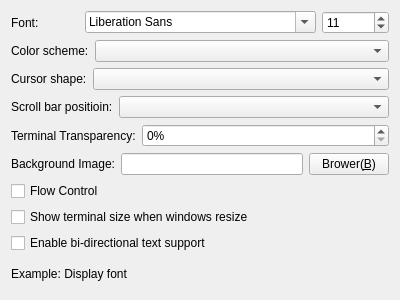
<?xml version="1.0" encoding="UTF-8"?>
<ui version="4.0">
 <class>CFrmParameterTerminalAppearanceSettings</class>
 <widget class="QWidget" name="CFrmParameterTerminalAppearanceSettings">
  <property name="geometry">
   <rect>
    <x>0</x>
    <y>0</y>
    <width>400</width>
    <height>300</height>
   </rect>
  </property>
  <property name="windowTitle">
   <string>Appearance</string>
  </property>
  <layout class="QGridLayout" name="gridLayout">
   <item row="1" column="0">
    <layout class="QHBoxLayout" name="horizontalLayout_5">
     <item>
      <widget class="QLabel" name="label_4">
       <property name="text">
        <string>Color scheme:</string>
       </property>
       <property name="wordWrap">
        <bool>false</bool>
       </property>
      </widget>
     </item>
     <item>
      <widget class="QComboBox" name="cbColorScheme">
       <property name="sizePolicy">
        <sizepolicy hsizetype="Expanding" vsizetype="Fixed">
         <horstretch>0</horstretch>
         <verstretch>0</verstretch>
        </sizepolicy>
       </property>
      </widget>
     </item>
    </layout>
   </item>
   <item row="6" column="0">
    <widget class="QCheckBox" name="cbFlowControl">
     <property name="text">
      <string>Flow Control</string>
     </property>
    </widget>
   </item>
   <item row="4" column="0">
    <layout class="QHBoxLayout" name="horizontalLayout_2">
     <item>
      <widget class="QLabel" name="label_2">
       <property name="text">
        <string>Terminal Transparency:</string>
       </property>
       <property name="wordWrap">
        <bool>false</bool>
       </property>
      </widget>
     </item>
     <item>
      <widget class="QSpinBox" name="spTerminalTransparecy">
       <property name="sizePolicy">
        <sizepolicy hsizetype="Expanding" vsizetype="Fixed">
         <horstretch>0</horstretch>
         <verstretch>0</verstretch>
        </sizepolicy>
       </property>
       <property name="suffix">
        <string>%</string>
       </property>
       <property name="maximum">
        <number>100</number>
       </property>
      </widget>
     </item>
    </layout>
   </item>
   <item row="5" column="0">
    <layout class="QHBoxLayout" name="horizontalLayout_3">
     <item>
      <widget class="QLabel" name="label_3">
       <property name="text">
        <string>Background Image:</string>
       </property>
       <property name="wordWrap">
        <bool>false</bool>
       </property>
      </widget>
     </item>
     <item>
      <widget class="QLineEdit" name="leImage">
       <property name="sizePolicy">
        <sizepolicy hsizetype="Expanding" vsizetype="Fixed">
         <horstretch>0</horstretch>
         <verstretch>0</verstretch>
        </sizepolicy>
       </property>
      </widget>
     </item>
     <item>
      <widget class="QPushButton" name="pbBrower">
       <property name="sizePolicy">
        <sizepolicy hsizetype="Preferred" vsizetype="Fixed">
         <horstretch>0</horstretch>
         <verstretch>0</verstretch>
        </sizepolicy>
       </property>
       <property name="text">
        <string>Brower(&amp;B)</string>
       </property>
      </widget>
     </item>
    </layout>
   </item>
   <item row="2" column="0">
    <layout class="QHBoxLayout" name="horizontalLayout_7">
     <item>
      <widget class="QLabel" name="label_6">
       <property name="text">
        <string>Cursor shape:</string>
       </property>
       <property name="wordWrap">
        <bool>false</bool>
       </property>
      </widget>
     </item>
     <item>
      <widget class="QComboBox" name="cbCursorShape">
       <property name="sizePolicy">
        <sizepolicy hsizetype="Expanding" vsizetype="Fixed">
         <horstretch>0</horstretch>
         <verstretch>0</verstretch>
        </sizepolicy>
       </property>
      </widget>
     </item>
    </layout>
   </item>
   <item row="3" column="0">
    <layout class="QHBoxLayout" name="horizontalLayout">
     <item>
      <widget class="QLabel" name="label">
       <property name="text">
        <string>Scroll bar positioin:</string>
       </property>
       <property name="wordWrap">
        <bool>false</bool>
       </property>
      </widget>
     </item>
     <item>
      <widget class="QComboBox" name="cbScrollBarPositioin">
       <property name="sizePolicy">
        <sizepolicy hsizetype="Expanding" vsizetype="Fixed">
         <horstretch>0</horstretch>
         <verstretch>0</verstretch>
        </sizepolicy>
       </property>
      </widget>
     </item>
    </layout>
   </item>
   <item row="0" column="0">
    <layout class="QHBoxLayout" name="horizontalLayout_6">
     <item>
      <widget class="QLabel" name="label_5">
       <property name="text">
        <string>Font:</string>
       </property>
       <property name="wordWrap">
        <bool>false</bool>
       </property>
      </widget>
     </item>
     <item>
      <widget class="QFontComboBox" name="fontComboBox">
       <property name="sizePolicy">
        <sizepolicy hsizetype="Preferred" vsizetype="Fixed">
         <horstretch>0</horstretch>
         <verstretch>0</verstretch>
        </sizepolicy>
       </property>
      </widget>
     </item>
     <item>
      <widget class="QSpinBox" name="spFontSize">
       <property name="sizePolicy">
        <sizepolicy hsizetype="Preferred" vsizetype="Fixed">
         <horstretch>0</horstretch>
         <verstretch>0</verstretch>
        </sizepolicy>
       </property>
       <property name="minimum">
        <number>6</number>
       </property>
       <property name="value">
        <number>11</number>
       </property>
      </widget>
     </item>
    </layout>
   </item>
   <item row="7" column="0">
    <widget class="QCheckBox" name="cbShowResize">
     <property name="text">
      <string>Show terminal size when windows resize</string>
     </property>
    </widget>
   </item>
   <item row="9" column="0">
    <widget class="QLabel" name="lbFont">
     <property name="text">
      <string>Example: Display font</string>
     </property>
     <property name="wordWrap">
      <bool>false</bool>
     </property>
    </widget>
   </item>
   <item row="8" column="0">
    <widget class="QCheckBox" name="cbBiDirectional">
     <property name="text">
      <string>Enable bi-directional text support</string>
     </property>
    </widget>
   </item>
  </layout>
 </widget>
 <resources/>
 <connections/>
</ui>
